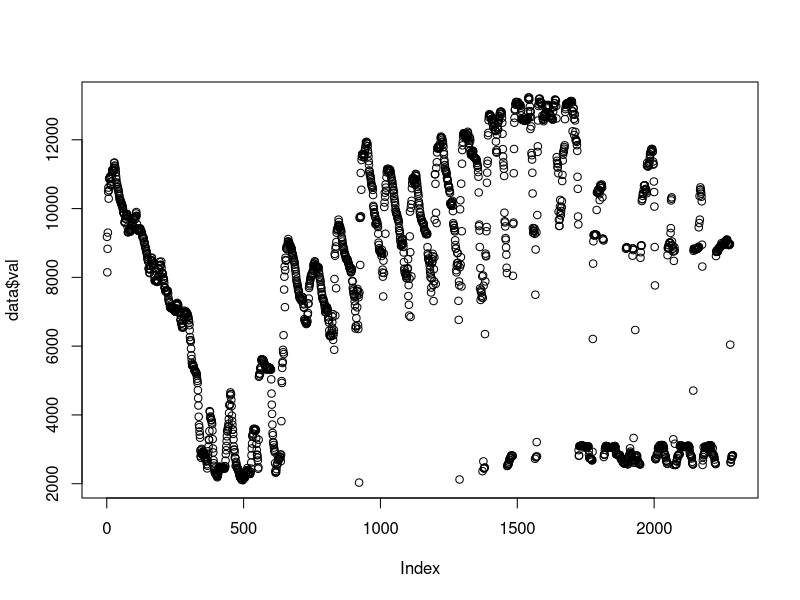
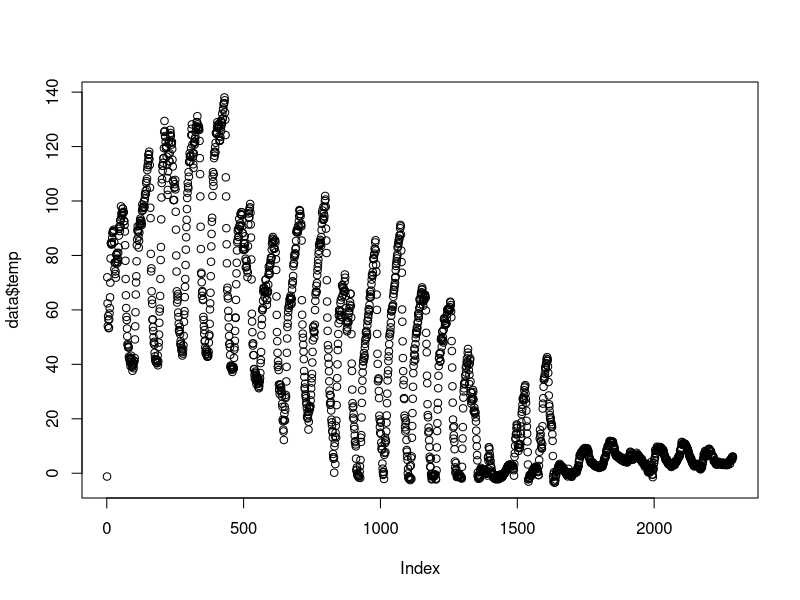
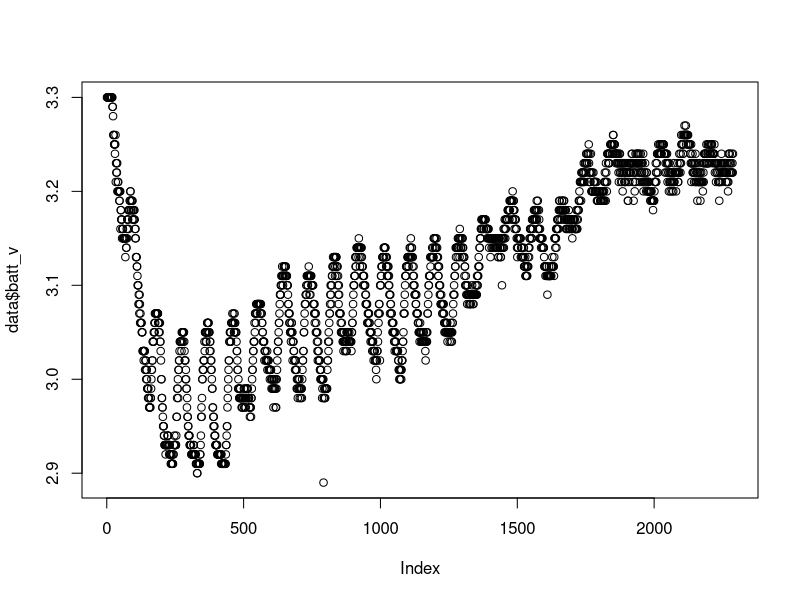
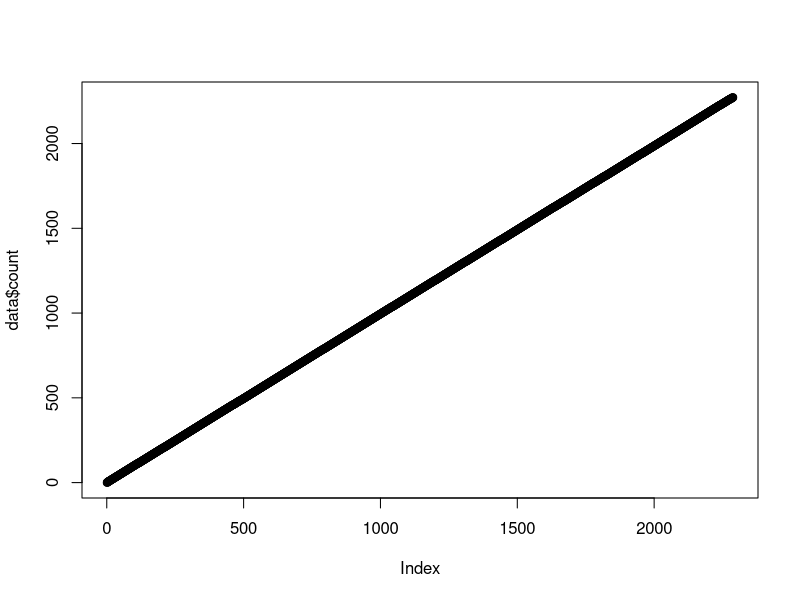
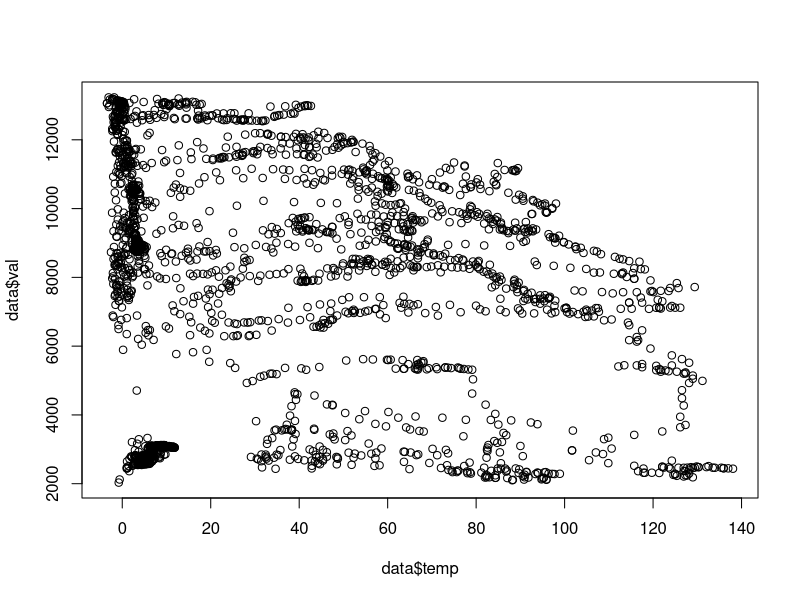
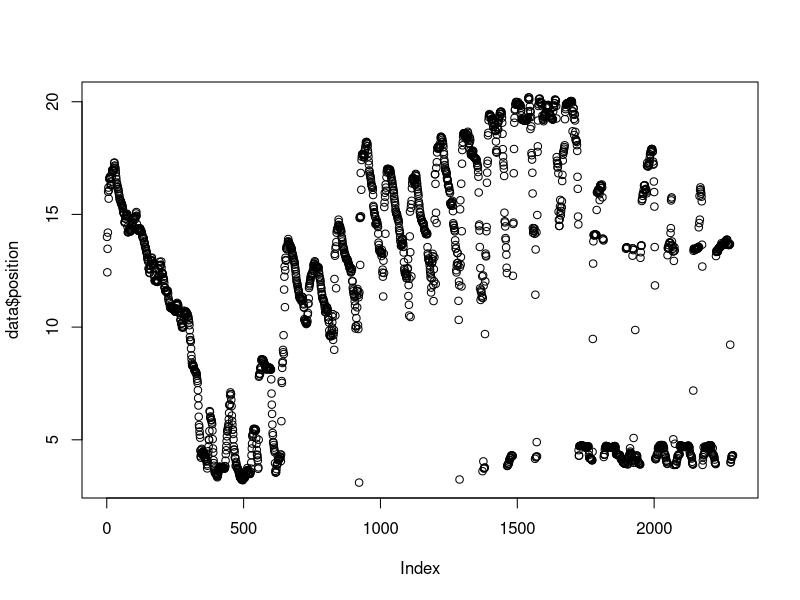
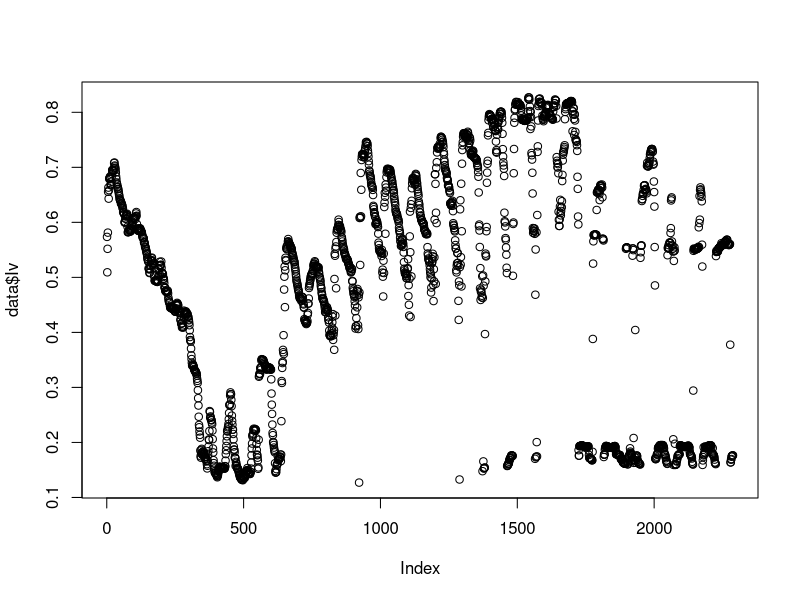
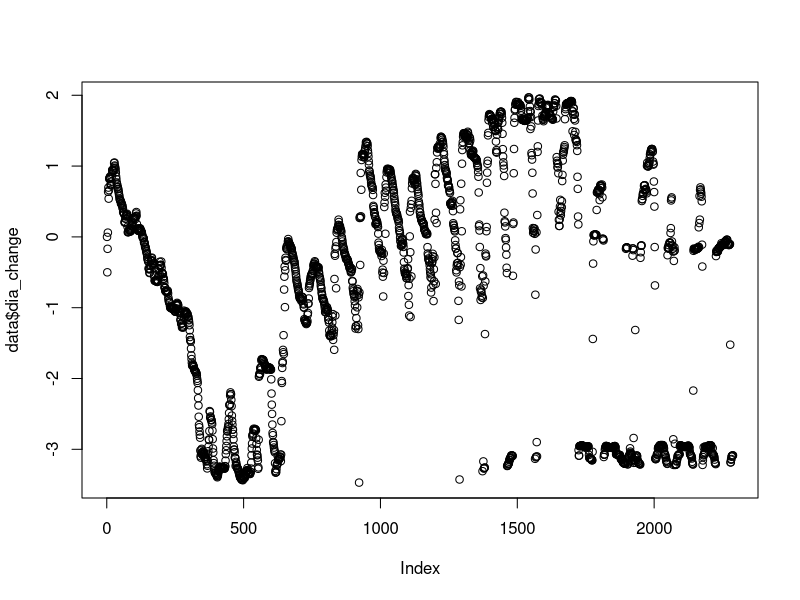

Recreate these plots in R, in order. (Note: this script raises an error after producing the figures.)
setwd("~/Documents/Projects/UAF/dendrometer/data/2017-04-06_field data/")
##--Load In Data--##
data = data.frame(read.csv("100_5.csv"))
#Sensor Address, Unix Time Stamp, ADC Value, Temperature, Battery Voltage, Excitation Voltage, Number of send attamps
names(data) <- c("address", "time", "val", "temp", "batt_v","count") 
data$time_real = as.POSIXct(data$time, origin="1970-01-01") #Convert time to POSIX
par(mfrow=c(1,1))

plot(data$val)
plot(data$temp)
plot(data$batt_v)
plot(data$count)

plot(data$val~data$temp)

names(data) <- c("address", "time", "adc", "temp", "batt_v","count") #name data
data$time_real = as.POSIXct(data$time, origin="1970-01-01") #Convert the UNIX time stamp to POSIX time format

Vref = 2.048 #ADC Voltage Reference
N = 16 #ADC Set to 16 bit resolution
LSB = ((2*Vref)/2^N) #Least Significant Bit (in volts)
PGA = 1 #Programmable Gain Amplifier (Set to 1)
L = 50 #Length of Linear Sensor
data$Iv = data$adc*(LSB/PGA) #Caluclate Input Voltage (Iv)
data$position = ((data$Iv/Vref)*L) #Calculate Position of Slider

initPosition = data$position[1]
data$dia_change = (data$position - initPosition)/pi

plot(data$position)
plot(data$Iv)
plot(data$dia_change)

par(
  cex = ".7",
  cex.sub="0.5",
  lwd = "2"
  )
plot(
  change~time_real, 
  data = dataTrim, 
  main="Change in Diameter",
  sub="dendro_100.4",
  xlab="Time",
  ylab="Millimeters",
  type = "l"
  )

help(plot)
help(par)

plot(data$time_real[1:100],)
plot(n_at~time, data = data, main="n_at")
plot(val~time_real, data = dataTrim, main="val")
plot(Ev~time_real, data = dataTrim, main = "exciitation Voltage")

plot(temp~time_real, data=data, main="Temp")
plot(val~time_real, data = data, main="val")
plot(batt_v~time_real, data = data, main = "battery")
